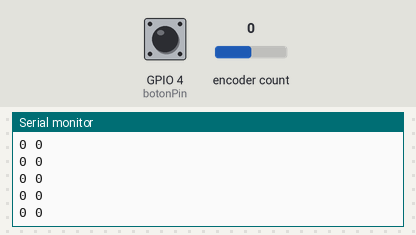
Recording of a sketch running on a simulated ESP8266 (NodeMCU). Shown: the last lines printed to the serial monitor. The test bench sets the inputs (shaded band); at power-on: encoder count 0, GPIO 4 (botonPin) HIGH.

Above: at 1.2 s.
1.3 s: encoder count set to 1
At 2.4 s:
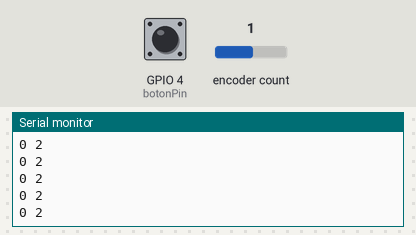
4.3 s: encoder count set to 5
At 4.9 s:
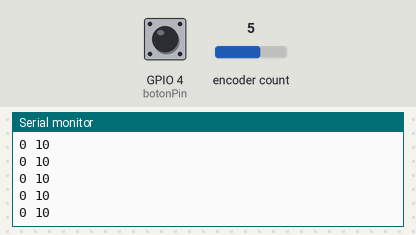
7.3 s: GPIO 4 (botonPin) pulled LOW for 0.15 s
8.9 s: encoder count set to 4
At 9.7 s:
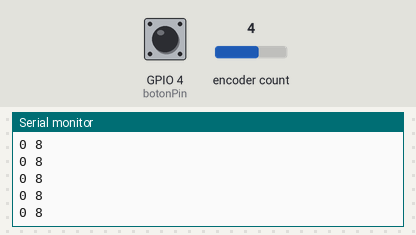
11.9 s: GPIO 4 (botonPin) pulled LOW for 1 s
At 12.9 s:
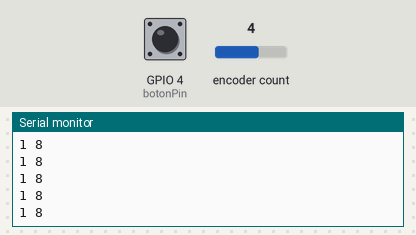
Timing chart, 0 to 13.8 s (numbered marks = the images above; inputs shaded):
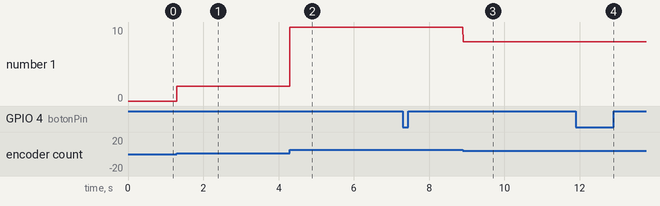

The sketch:

encoder-y-boton.ino
```cpp
// This example checks the state of the rotary encoder in the loop() function.
// The current position and direction is printed on output when changed.

// Hardware setup:
// Attach a rotary encoder with output pins to
// * A2 and A3 on Arduino UNO.
// * D5 and D6 on ESP8266 board (e.g. NodeMCU).
// Swap the pins when direction is detected wrong.
// The common contact should be attached to ground.

//#include <Arduino.h>
#include <RotaryEncoder.h>

//Definimos que existe ARDUINO_AVR_UNO
#define ARDUINO_AVR_UNO

//creo variable donde envío el número a processing
int valorAEnviar = 0;

//para usar un boton
int botonPin = 4;
bool estadoBoton = 0;

#if defined(ARDUINO_AVR_UNO) || defined(ARDUINO_AVR_NANO_EVERY)
// Example for Arduino UNO with input signals on pin 2 and 3
#define PIN_IN1 2
#define PIN_IN2 3

#elif defined(ESP8266)
// Example for ESP8266 NodeMCU with input signals on pin D5 and D6
#define PIN_IN1 D5
#define PIN_IN2 D6

#endif

// Setup a RotaryEncoder with 4 steps per latch for the 2 signal input pins:
// RotaryEncoder encoder(PIN_IN1, PIN_IN2, RotaryEncoder::LatchMode::FOUR3);

// Setup a RotaryEncoder with 2 steps per latch for the 2 signal input pins:
RotaryEncoder encoder(PIN_IN1, PIN_IN2, RotaryEncoder::LatchMode::TWO03);


void setup()
{
  //para mi boton
  pinMode(botonPin, INPUT);
  Serial.begin(9600);
  while (! Serial);
  Serial.println("SimplePollRotator example for the RotaryEncoder library.");
} // setup()


// Read the current position of the encoder and print out when changed.
void loop()
{
  //averiguo el estado del botón y lo guardo en una variable
  //naturalmente está en "1", si aprieto cambia a "0"
  //si pongo una exclamación antes, invierto el comportamiento
  estadoBoton = !digitalRead(botonPin);

  //definiendola como static, hacemos que sea local (solo dentro del loop)
  //y SOLO la primera vez parte en 0
  static int pos = 0;
  //Esta función es la más importante de la biblioteca
  encoder.tick();

  int newPos = encoder.getPosition();
  if (pos != newPos) {
    // Serial.print("pos:");
    // Serial.print(newPos);
    // Serial.print(" dir:");
    // Serial.println((int)(encoder.getDirection()));
    pos = newPos;
  } // if

  //siempre valorAEnviar va a ser newPos
  valorAEnviar=newPos;
  Serial.print(estadoBoton);
  Serial.print (" ");
  Serial.println(valorAEnviar);

} // loop ()

// The End
```

Measured:
- after the input at 1.3 s, the serial monitor: prints a new line at once (image 1)
- after the input at 4.3 s, the serial monitor: prints a new line at once (image 2)
- after the input at 8.9 s, the serial monitor: prints a new line at once (image 3)
- after the input at 11.9 s, the serial monitor: prints a new line at once (image 4)
- plotted number 1: 0 → 2 after the input at 1.3 s, 2 → 10 after the input at 4.3 s, 10 → 8 after the input at 8.9 s
